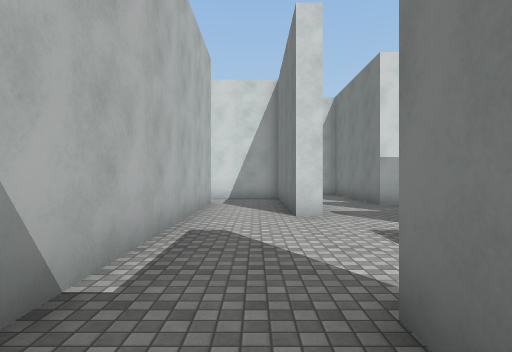
view 1 (above)

24 first-person views from a walk through a 3-D level made in the Unity game engine. The camera is 1.5 m above the floor, looks level and sees 75° across. The floor is counted in squares, 2 m on a side. Each view is taken from the middle of a square. On the plan, view 1 faces up. The plan holds only what a view shows up to about 11 squares ahead; the rest is blank. The player is left out. Surface patterns are stand-ins for the level's own textures.

view 2
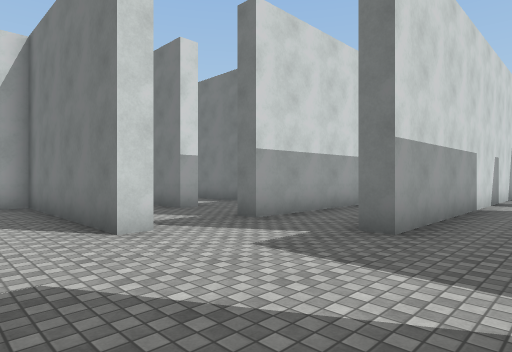

view 3
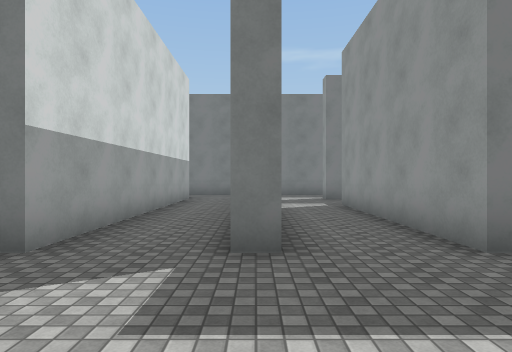

view 4
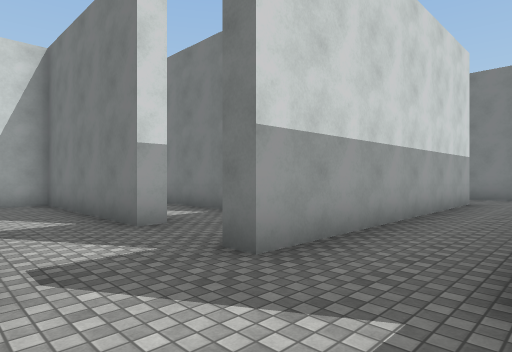

view 5
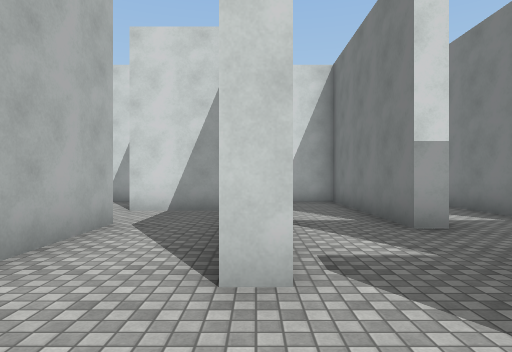

view 6
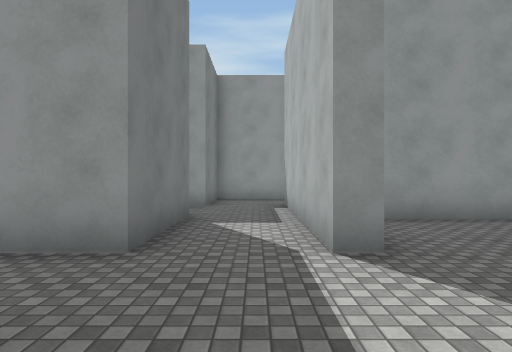

view 7
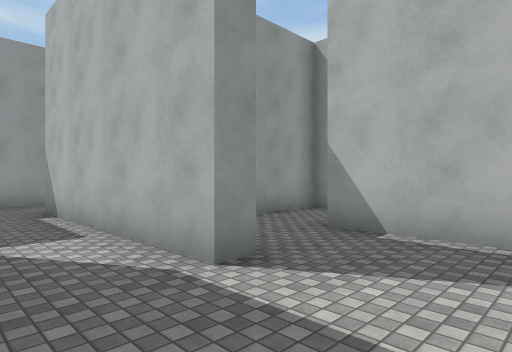

view 8
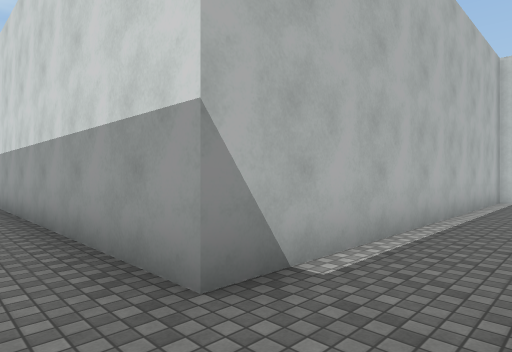

view 9
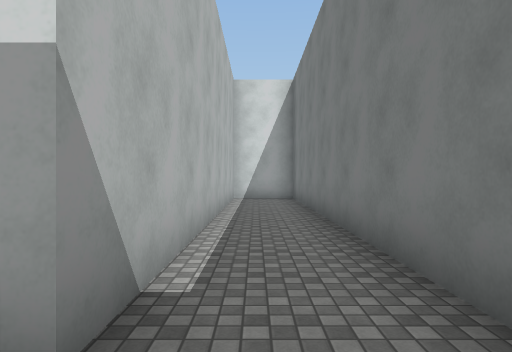

view 10
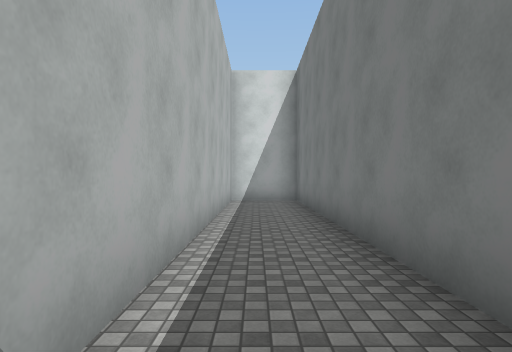

view 11
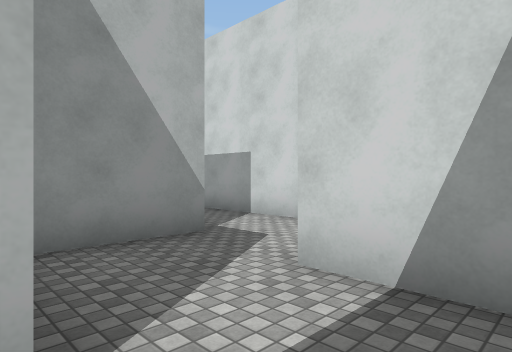

view 12
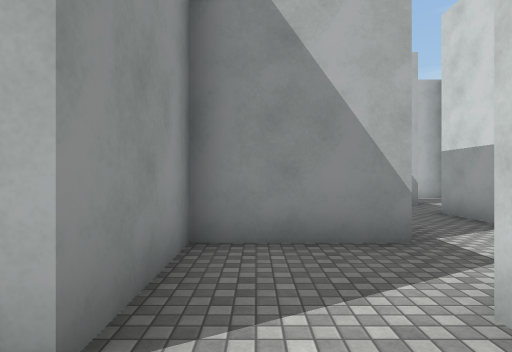

view 13
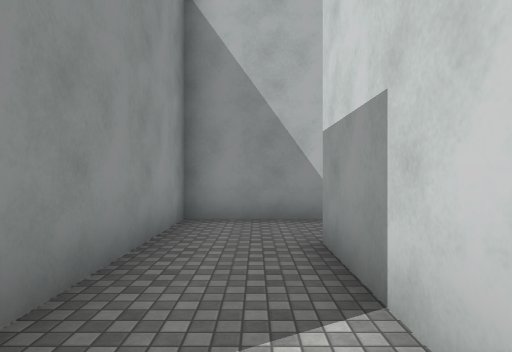

view 14
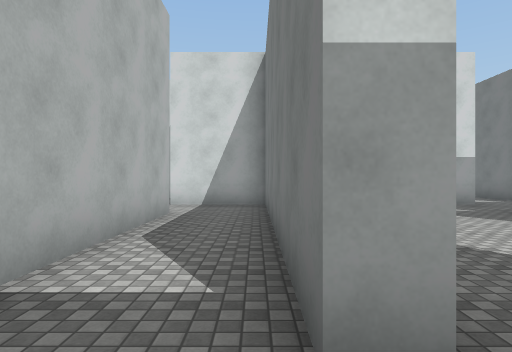

view 15
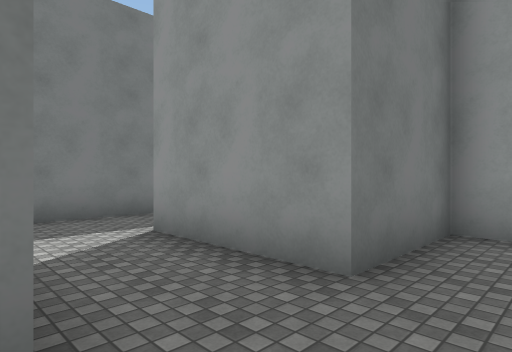

view 16
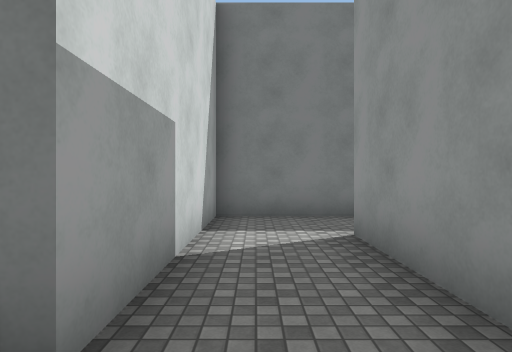

view 17
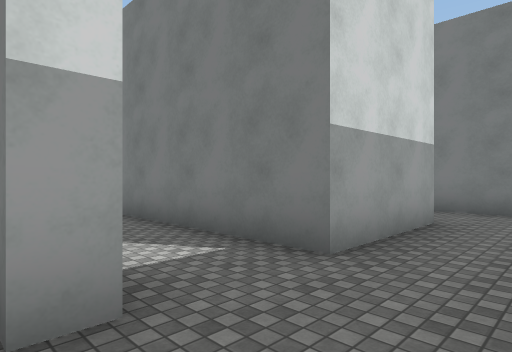

view 18
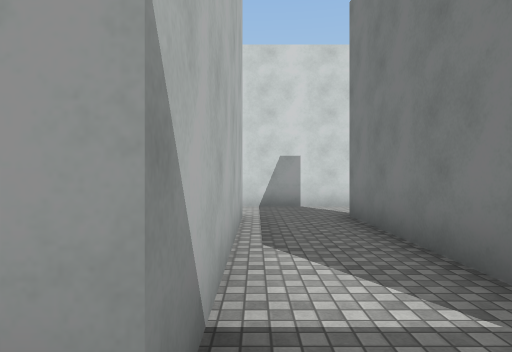

view 19
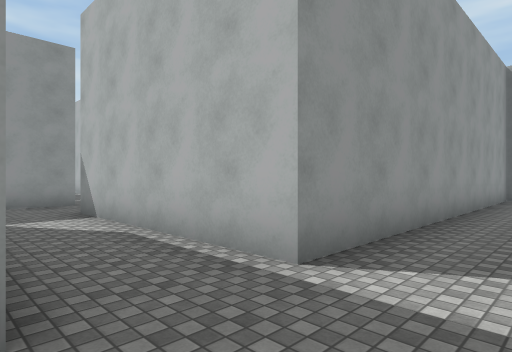

view 20
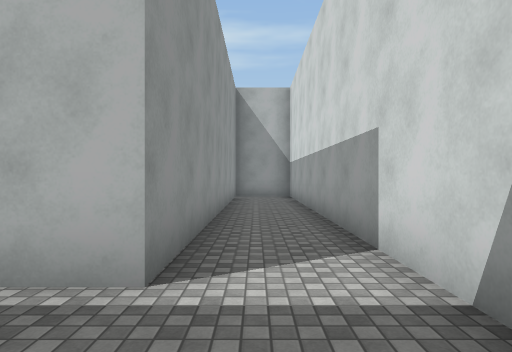

view 21
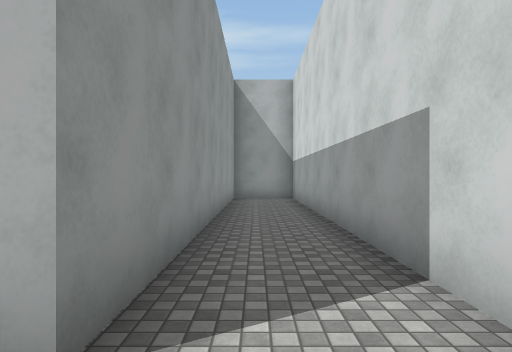

view 22
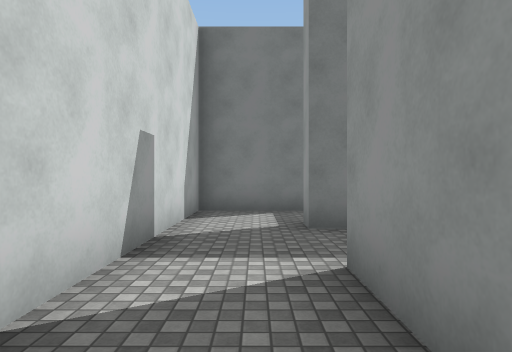

view 23
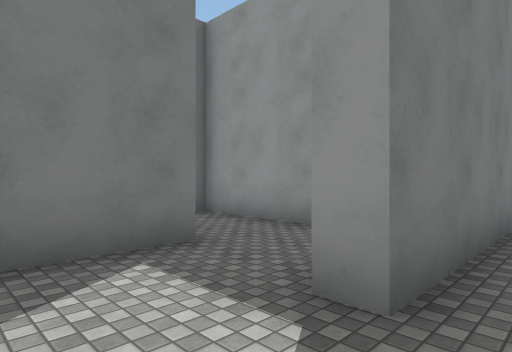

view 24
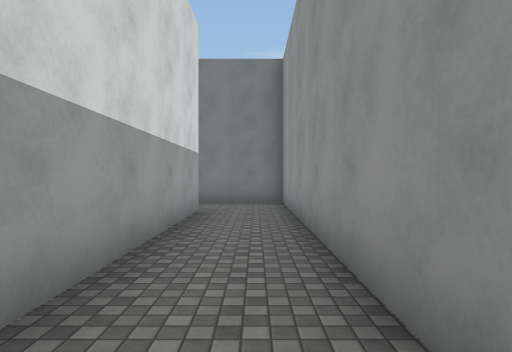

### Floor plan
Key: @ floor where view 1 was taken; # wall or solid block; . floor.
Columns run from 9 left of view 1 to 14 right of it. Each row starts with its distance up from view 1.
 17    ###############  ####
 16    ..............#  #..#
 15     .............#  #..#
 14 #..##########..#.#  #..#
 13 #......#   .#..#....#..#
 12 ######.####.#..######..#
 11      #....#.#..#    #..#
 10      #....#.#..#    #..#
  9      ###..#.#..###..#..#
  8      ..#..#.........#..#
  7      #.#..#..########..#
  6      #.#...............#
  5      #.#...............#
  4      #.#.....###########
  3      #.#.............
  2      #.#....######...
  1      #....#.#       #
  0      #...@#.##
 -1      ######..#####
 -2           #......#
 -3           #.####.#
 -4           ..#   .#
 -5           ..#
 -6           ###

Positions as (right, up) in squares from view 1, and headings:
1: (0, 0), facing up
2: (-1, 2), facing up-right
3: (0, 4), facing right
4: (1, 4), facing up-right
5: (1, 4), facing up
6: (2, 5), facing down
7: (3, 4), facing down-left
8: (13, 5), facing up-left
9: (12, 5), facing up
10: (12, 6), facing up
11: (0, 9), facing up-left
12: (0, 10), facing left
13: (-3, 13), facing left
14: (-2, 0), facing up
15: (2, -1), facing down-right
16: (2, -2), facing right
17: (3, 7), facing up-right
18: (4, 8), facing up
19: (6, 16), facing down-left
20: (6, 15), facing left
21: (5, 15), facing left
22: (1, 15), facing right
23: (5, 16), facing down-right
24: (4, 5), facing right
